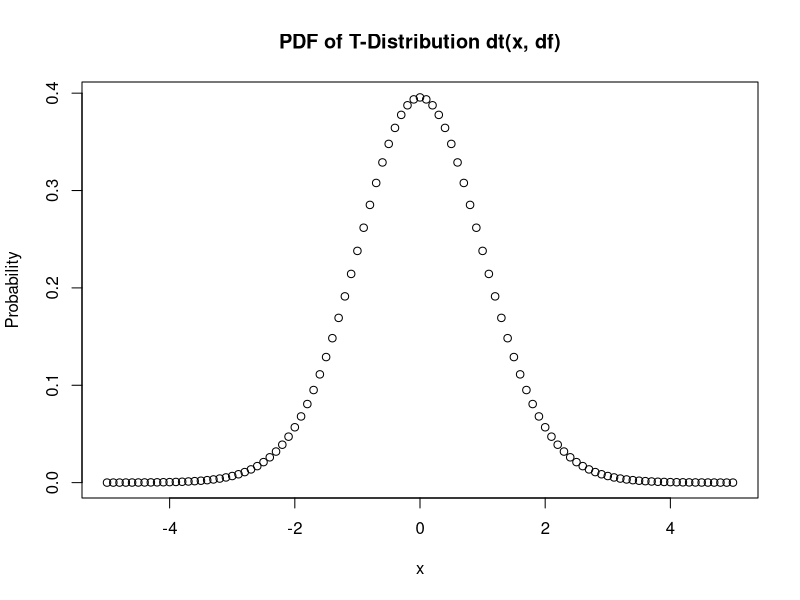
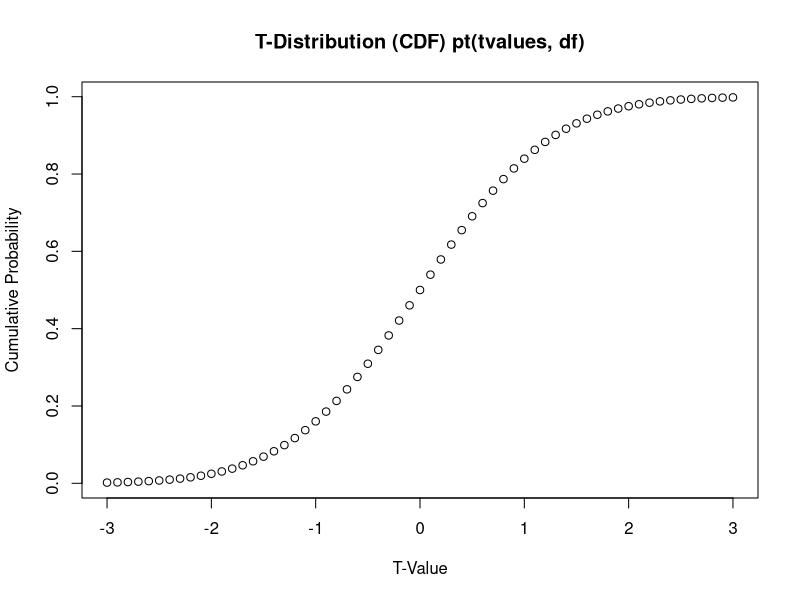
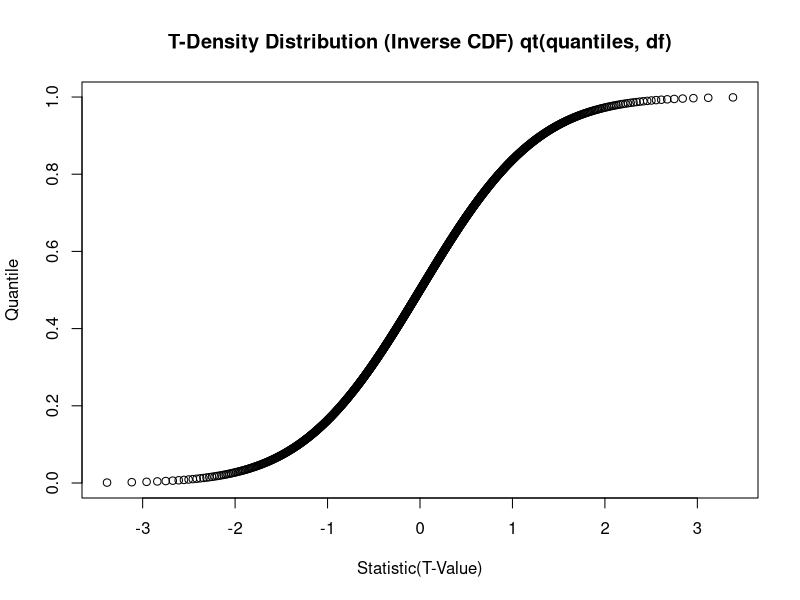

Write the R code that produced these figures, in order.
# T-Distribution
x <- seq(from =-5, to = 5, by=.1)
plot(x, dt(x, df = 30), ylab='Probability',xlab='x', main="PDF of T-Distribution dt(x, df)")

t.value <- seq(from = -3, to = 3, by=.1)
plot(t.value, pt(t.value, df = 74), ylab='Cumulative Probability',xlab='T-Value', main="T-Distribution (CDF) pt(tvalues, df)")
# probability of getting a number smaller than (or equal to) the argument of pt function

# area under the curve from x to y 
pt(1, df=70) - pt(-1, df=70)
pt(2, df=70) - pt(-2, df=70)
pt(3, df=70) - pt(-3, df=70)

# qt --> what is the T-Value at given quantile
# qt(.95,30) --> 1.697261 means that 95% of of all numbers in the distribution are less than 1.69
# pt(1.69,30) --> ~ .95
quantiles <- seq(from = 0.001 , to = .999, by=.001)
plot(qt(quantiles, df = 30), quantiles, xlab='Statistic(T-Value)',ylab='Quantile', main="T-Density Distribution (Inverse CDF) qt(quantiles, df)")

# notice symmetry
qt(c(.025, .975), df=30)   # 30 degrees of freedom 

#####################Question 1
set.seed(0)
treeVolume <- c(rnorm(75, mean = 36500, sd = 2000))
t.test(treeVolume, mu = 39000, alternative = "two.sided", conf.level=0.95) # Ho: mu = 39000, Population Variance Unknown
# t = -12.288, df = 74, p-value < 2.2e-16
# It is a two.tailed test
# from t-table we can check that for .95 confidence level and 74 df, the critical-values are -1.992543, 1.992543 
# OR: we can calculate using qt function: 
alpha <- 0.05
t.half.alpha <- qt(1-alpha/2, df = 74)
c(-t.half.alpha,t.half.alpha) # Critical Values: -1.992543 & 1.992543
# Since -12.288 does not lie between critical values -1.992543 & 1.992543
# Therefore: test statistic falls in rejection region, hence Ho is rejected (with 5% chance of Type I error)
# ALTERNATIVELY
# Calculate the p-value for t = -12.288 and df = 74
pval <- 2 * pt(-12.288, df = 74) # pval = 1.516651e-19
# Since it is way less than the .05 significance level, we can reject Ho
# In other words, the probability of randomly encountering/observing such a statistic is very low  (p-value < 2.2e-16) 
# Therefore: the rejection decision is statistically significant as well


#####################Question 2
results = c(65, 78, 88, 55, 48, 95, 66, 57, 79, 81)
mean(results) # 71.2
sd(results)
t.test (results, mu=75, alternative = "two.sided", conf.level=0.95) # Ho: mu = 75, Population Variance Unknown
# t = -0.78303, df = 9, p-value = 0.4537
# Since it is a two.tailed test
# from t-table we can check that for .95 confidence level and 9 df, the critical values are ( -2.262157 & 2.262157) 
# OR: we can calculate using qt function: qt(0.025, 9)
alpha <- 0.05
t.half.alpha <- qt(1-alpha/2, df = 9) 
c(-t.half.alpha,t.half.alpha) # Critical Values: -2.262157  2.262157
# Since -0.78303 does lie between critical values (Acceptance Region) 
# Therefore: test statistic does not fall in rejection region, hence Ho cannot be rejected 
# ALTERNATIVELY
# Calculate the p-value for t = -0.78303 and df = 9
pval <- 2 * pt(-0.78303, df = 9) # 0.45372
# Since pval=0.45372 turns out to be greater than the .05 significance level, we cannot reject Ho
# In Other words, the probability of randomly encountering/observing such a statistic is quite high  (p-value = 0.4537) 
# Therefore: rejecting the Ho is not possible with this evidence

####################Question 3
bottles <- c(484.11,459.49,471.38,512.01,494.48,528.63,493.64,485.03,473.88,501.59,502.85,538.08,465.68,495.03,475.32,529.41,518.13,464.32,449.08,489.27)
mean(bottles) # 491.5705
sd(bottles)
t.test(bottles, mu=500, alternative="less", conf.level=0.99) # Ho: mu = 500, Population Variance Unknown
# t = -1.5205, df = 19, p-value = 0.07243
# from t-table we can check that for .99 confidence level and 19 df, the critical value is -2.539483
# OR: we can calculate using qt function: qt(0.01, 19)
alpha <- 0.01
t.alpha <- qt(1-alpha, df = 19) # Critical Value:  -2.539483 (- because its lower tailed test)
# Since t=-1.5205 > -2.539483 therefore: test statistic falls in acceptance region, hence Ho cannot be rejected
# ALTERNATIVELY
# Calculate the lower-tail p-value for t = -1.5205, df = 19
pval <- pt(-1.5205, df = 19) # 0.07242646
# Since it is greater than the .01 significance level, we cannot reject Ho
# In other words: the probability of randomly encountering/observing such a statistic is not low enough (p-value < 0.07243) 


####################Question 4
x = c(0.593,0.142,0.329,0.691,0.231,0.793,0.519,0.392,0.418) 
t.test(x, mu=0.3, alternative="greater", conf.level= 0.95)  # Ho: mu = 500, Population Variance Unknown
# t = 2.2051, df = 8, p-value = 0.02927
# from t-table we can check that for .95 confidence level and 8 df, the t-value is 1.859548
# OR: we can calculate using qt function: qt(0.05, 8)
alpha <- 0.05
t.alpha <- qt(1-alpha, df = 8) # Critical Value:  1.859548 
# Since t=2.2051 >  1.859548 therefore: test statistic falls in rejection region, 
# Hence Ho can be rejected (with 5% chance of Type I error)
# ALTERNATIVELY
# Calculate the upper-tail p-value for t = 2.2051, df = 8
pval <- pt(2.2051, df = 8, lower.tail=FALSE) # 0.02926329
# Since pval=0.02926329 is less than the .05 significance level, we can reject Ho
# In other words: the probability of randomly encountering/observing such a statistic is low  (p-value < 0.02926329) 
# Therefore: the rejection decision is statistically significant as well



###################Question 5
automatic = mtcars$am == 0 
mpg.auto = mtcars[automatic,]$mpg 
mpg.auto 
mpg.manual = mtcars[!automatic,]$mpg 
mpg.manual
t.test(mpg.auto, mpg.manual)
#     Welch Two Sample t-test
# data:  mpg.auto and mpg.manual
# t = -3.7671, df = 18.332, p-value = 0.001374
# alternative hypothesis: true difference in means is not equal to 0
# 95 percent confidence interval:
# -11.280194  -3.209684
# sample estimates:
# mean of x mean of y 
# 17.14737  24.39231 
# INTERPRETATION
#  Welch’s t-test is a t-test with unequal variances.
#  at 95% confidence level, there is a significant difference (p-value = 0.001374) of the two means. 
#  Since p-value is smaller than 0.05 (95% conf.level), we should reject H0 (H0 says both means are equal)
#  The difference of means can be as low as -11.280194 and as high as -3.209684; the t-statistic -3.7671 falls 
#  within the confidence interval -11.280194  -3.209684

#Question 6
High.protein<- c(134,146,104,119,124,161,107,83,113,129,97,123)
Low.protein<- c(70,118,101,85,107,132,94)
t.test(High.protein,Low.protein)
t.test(High.protein,Low.protein,var.equal=TRUE)

#Question 7
install.packages('MASS')
library(MASS)
ttest <- t.test(immer$Y1, immer$Y2, paired=TRUE) 
names(ttest)
st <- ttest$statistic
pvalue <- ttest$p.value

#Question 8
s <- c(25, 32, 18, 20)
chisq.test(s)
